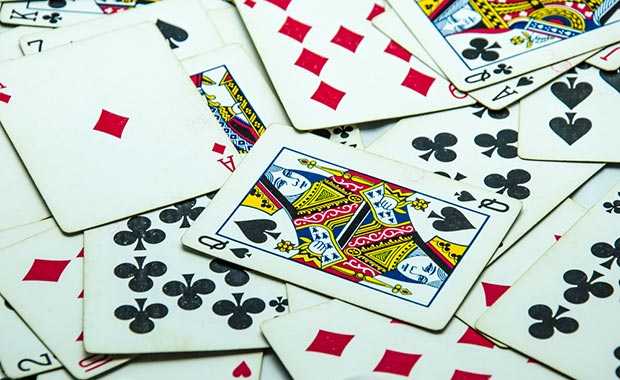
#> input picture 1-Images-Videos-Basic-Operations/imges/cards.jpg, 620 x 380 px
$ python 8-histogram.py
#> lines starting #> are read from the running program, lines starting #| are printed output that depends on the picture
from matplotlib import pyplot as mp
import numpy as np
import cv2 as cv

img = cv.imread("imges/cards.jpg",0)
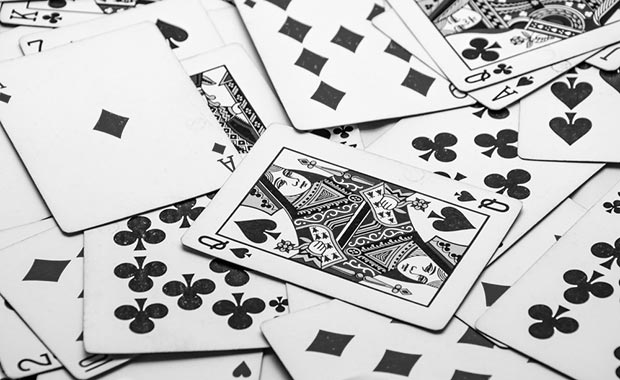
#> img: shape (380, 620); min 0, max 255, mean 193.4


mp.hist(img.ravel(),256,[0,256])
mp.show()
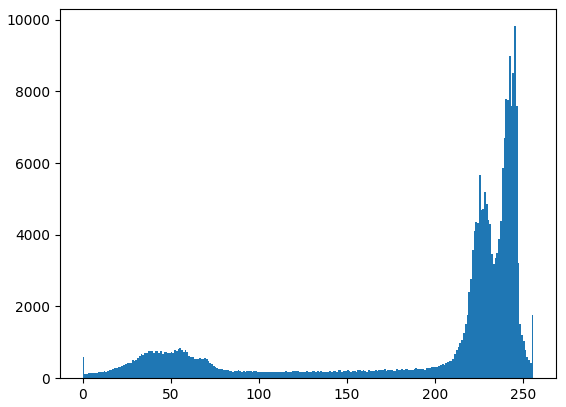
#> figure drawn by matplotlib, 1 panel; tallest bar 9815 high, from x = 245 to 246

cv.waitKey(0)
cv.destroyAllWindows()
